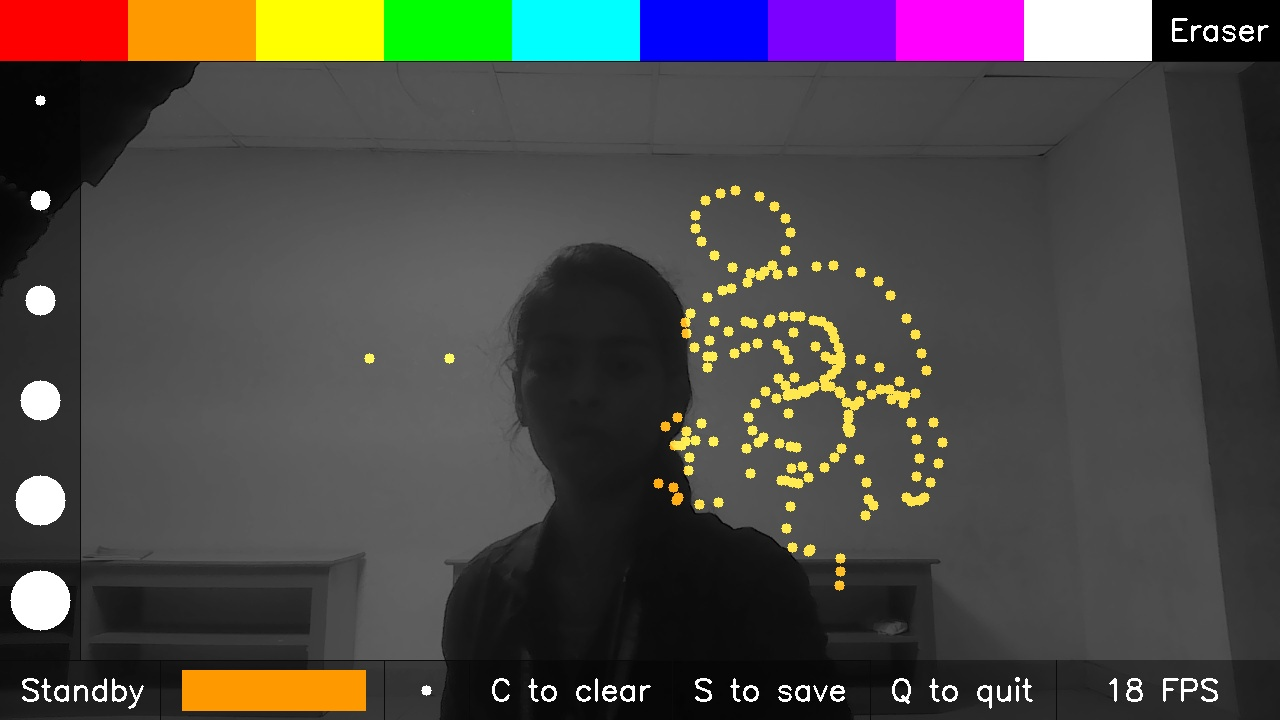
#> input picture AIVirtualPainter/pictures/2024812215538.jpeg, 1280 x 720 px; its folder holds only this picture in this run
$ python -i paint.py   (imports and definitions only)
#> lines starting #> are read from the running program, lines starting #| are printed output that depends on the picture

import json
import os
import pickle
import sys
import time
import tkinter as tk
from tkinter import HORIZONTAL, Button, Canvas, Scale

import cv2
import mediapipe as mp
import numpy as np
from PIL import Image, ImageDraw, ImageTk

from handTracker import MediapipeHands, findDistances, findError

# [2 lines not run here, left out]
# del f#Deletes the file object (good practice to free resources).

drawState='Standby'
color='white'
brush_size=20
# Initialize MediaPipe Hand model
mp_hands = mp.solutions.hands
# [5 lines that did not run here, left out]
mp_drawing = mp.solutions.drawing_utils

# [9 lines not run here, left out]

gesturenames=[]
knowngestures=[]
# [1 line that did not run here, left out]
fps=0
# [1 line that did not run here, left out]
starttime=time.time()# Time for FPS calculation.
savetime=-1# Time to track when an image was last saved.
run=True#to control main loop

# [7 lines not run here, left out]

# [5 lines that did not run here, left out]
# [1 line that did not run here, left out]
# [1 line that did not run here, left out]
color_idx=['red','orange','yellow','green','cyan','blue','purple','pink','white','black']
brush_y_positions = []

# [24 lines left out: functions is_thumb_up, count_fingers, not called in this run]

def convert_toBNW(frame):#to convert a color image into a black-and-white
    frame=cv2.cvtColor(frame,cv2.COLOR_BGR2GRAY)
    frame=cv2.cvtColor(frame,cv2.COLOR_GRAY2BGR)
    objectFrame=np.zeros([settings['window_height'],settings['window_width'],3],dtype=np.uint8)
    frame=cv2.addWeighted(frame,.8,objectFrame,.9,0)#BGR , weight of frame , blank(black)image , weight of objframe
    return frame

# [74 lines left out: functions clearcanvas, preprocess, not called in this run]

def drawcircle(circ, color):
    cv2.circle(prevcanvas, circ, brush_size, settings['color_swatches'][color], -1)

# [69 lines left out: functions getgesture, saveimage, mouseclick, not called in this run]

# [1 line not run here, left out]

class PaintApp:
    # [27 lines left out: functions __init__, create_controls, not called in this run]

    def clear_canvas(self):
        self.canvas.delete("all")

    # [45 lines left out: functions save_image, process_video, detect_gestures, draw_on_canvas, not called in this run]
# [100 lines not run here, left out]

>>> import cv2
>>> picture = cv2.imread('pictures/2024812215538.jpeg')
#> picture is the input picture: shape (720, 1280, 3); mean B, G, R 69.5, 72, 75.1
>>> result = convert_toBNW(picture)
#> in convert_toBNW, `frame=cv2.cvtColor(frame,cv2.COLOR_BGR2GRAY)`:
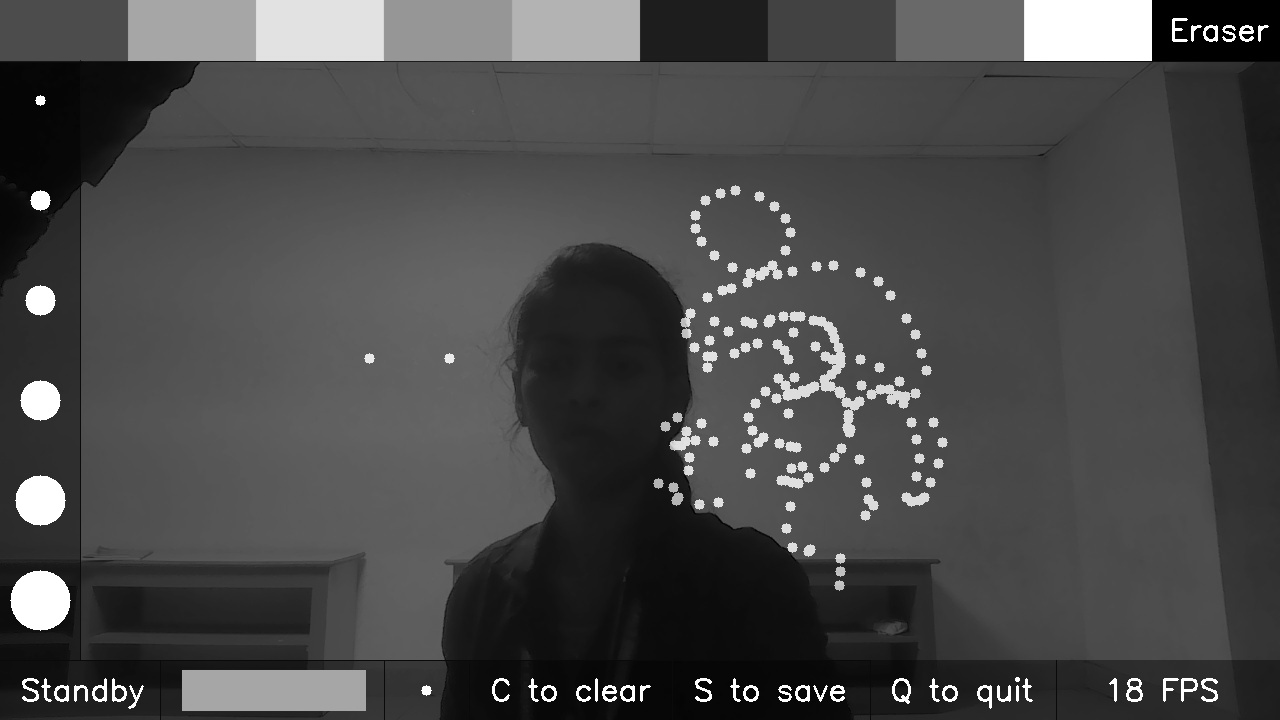
#> frame: shape (720, 1280); min 0, max 255, mean 72.7
#> (the run stopped early here; a loop or call above may not have finished)

$ run again, on AIVirtualPainter/pictures/2024813213933.jpeg
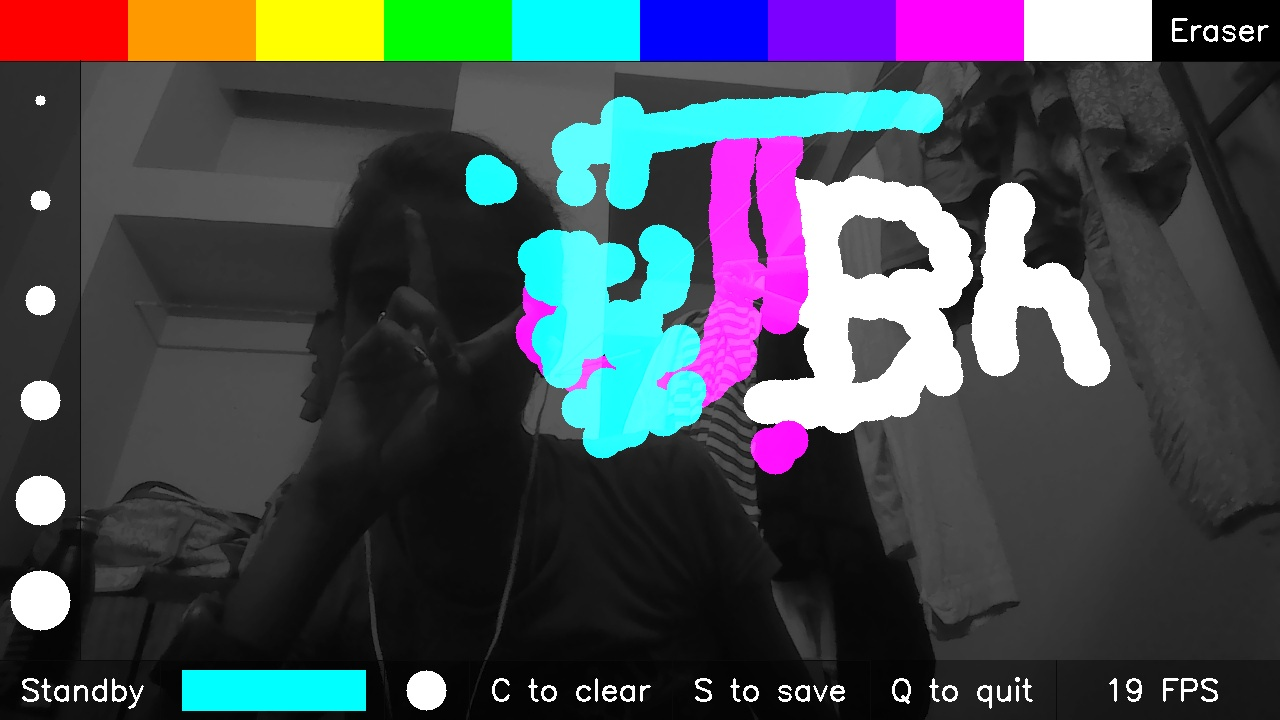
#> input picture AIVirtualPainter/pictures/2024813213933.jpeg, 1280 x 720 px
#> picture is the input picture: shape (720, 1280, 3); mean B, G, R 82.4, 76.2, 70.7
#> in convert_toBNW, `frame=cv2.cvtColor(frame,cv2.COLOR_BGR2GRAY)`:
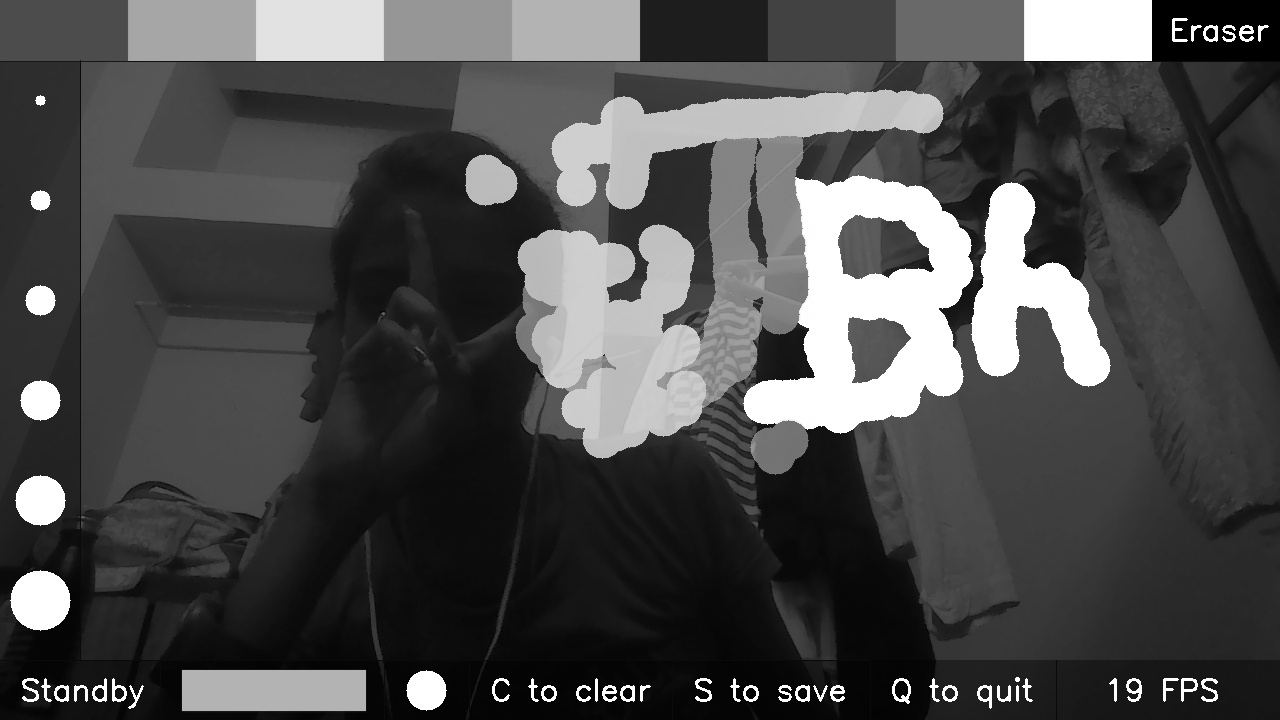
#> frame: shape (720, 1280); min 0, max 255, mean 75.3

$ run again, on AIVirtualPainter/pictures/2024813214317.jpeg
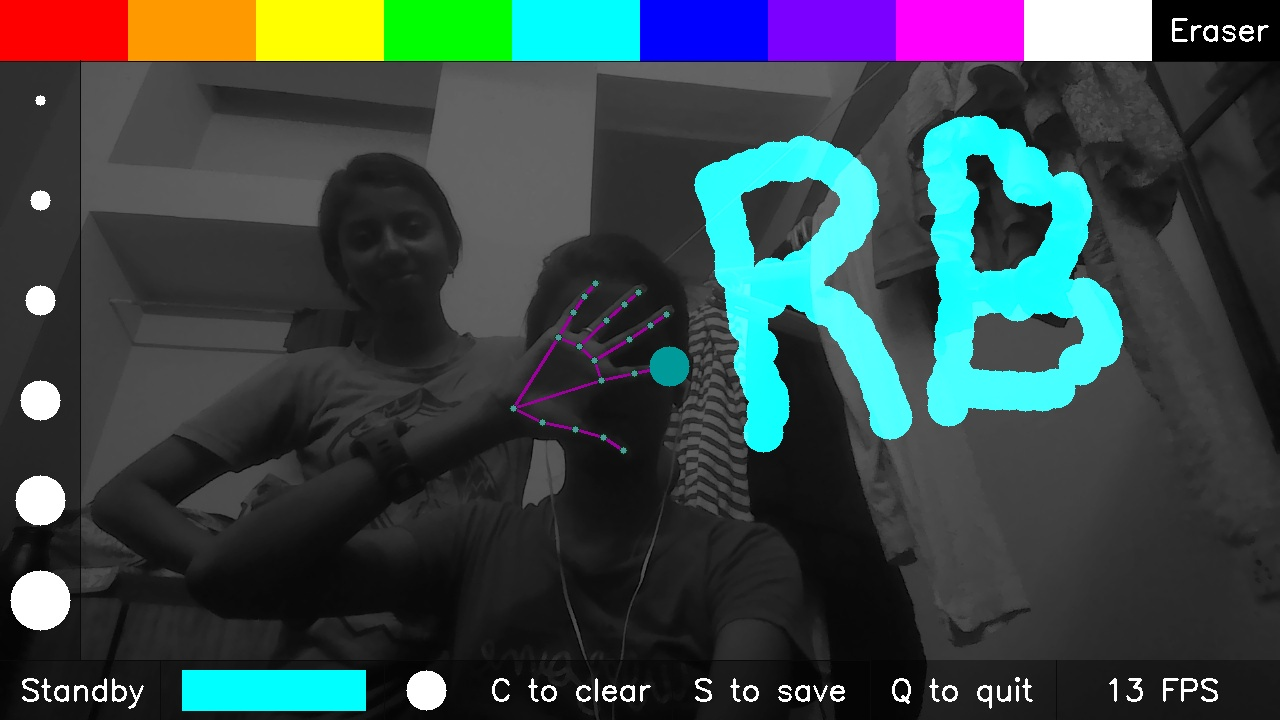
#> input picture AIVirtualPainter/pictures/2024813214317.jpeg, 1280 x 720 px
#> picture is the input picture: shape (720, 1280, 3); mean B, G, R 72.6, 71.6, 57.6
#> in convert_toBNW, `frame=cv2.cvtColor(frame,cv2.COLOR_BGR2GRAY)`:
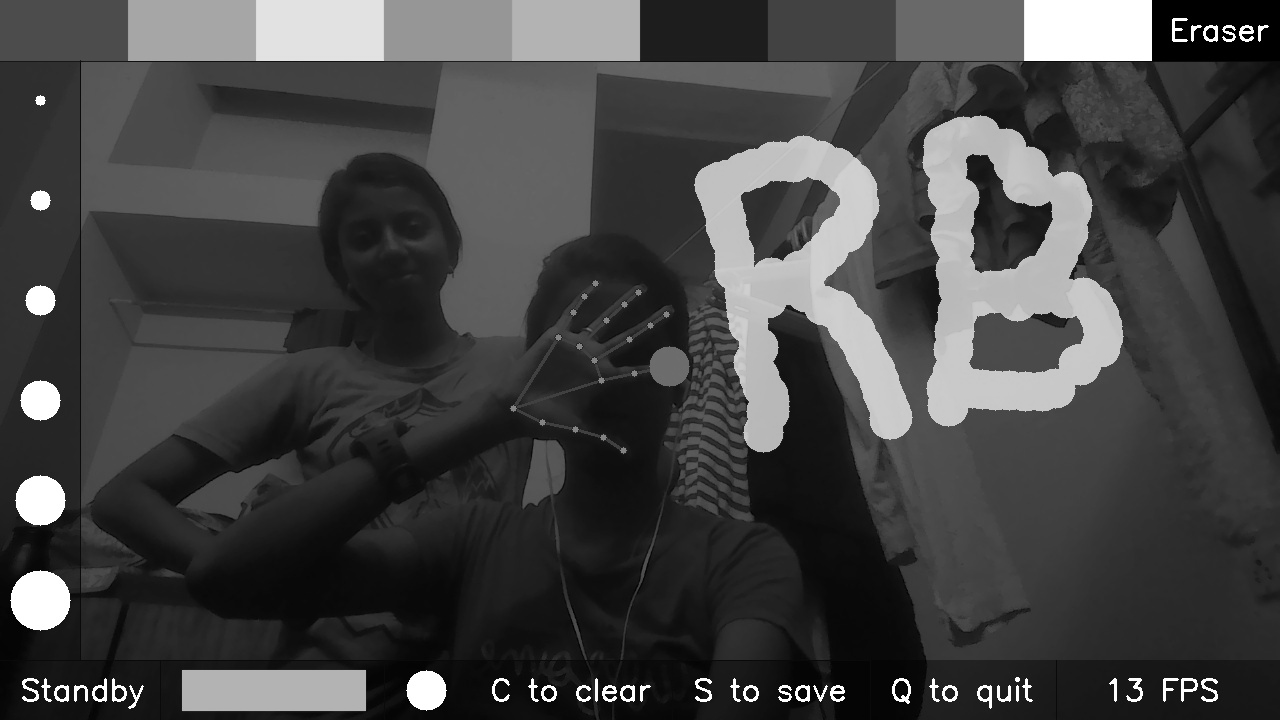
#> frame: shape (720, 1280); min 0, max 255, mean 67.5
